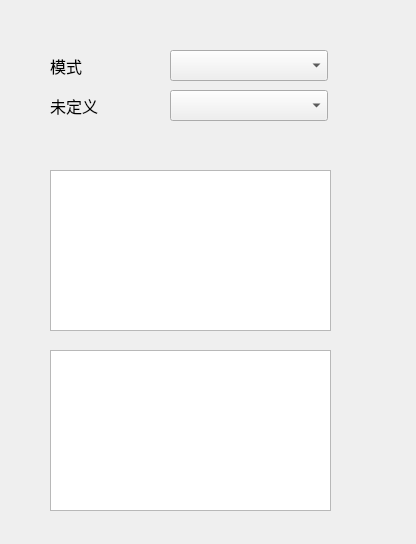
<?xml version="1.0" encoding="UTF-8"?>
<ui version="4.0">
 <class>ConfigWindow</class>
 <widget class="QWidget" name="ConfigWindow">
  <property name="geometry">
   <rect>
    <x>0</x>
    <y>0</y>
    <width>416</width>
    <height>544</height>
   </rect>
  </property>
  <property name="windowTitle">
   <string>Form</string>
  </property>
  <widget class="QComboBox" name="comboBox">
   <property name="geometry">
    <rect>
     <x>170</x>
     <y>50</y>
     <width>158</width>
     <height>31</height>
    </rect>
   </property>
  </widget>
  <widget class="QLabel" name="label">
   <property name="geometry">
    <rect>
     <x>50</x>
     <y>50</y>
     <width>61</width>
     <height>31</height>
    </rect>
   </property>
   <property name="font">
    <font>
     <family>Noto Sans CJK SC</family>
     <pointsize>12</pointsize>
     <weight>50</weight>
     <bold>false</bold>
    </font>
   </property>
   <property name="styleSheet">
    <string notr="true"/>
   </property>
   <property name="text">
    <string>模式</string>
   </property>
  </widget>
  <widget class="QLabel" name="label_2">
   <property name="geometry">
    <rect>
     <x>50</x>
     <y>90</y>
     <width>91</width>
     <height>31</height>
    </rect>
   </property>
   <property name="font">
    <font>
     <family>Noto Sans CJK SC</family>
     <pointsize>12</pointsize>
     <weight>50</weight>
     <bold>false</bold>
    </font>
   </property>
   <property name="text">
    <string>未定义</string>
   </property>
  </widget>
  <widget class="QComboBox" name="comboBox_2">
   <property name="geometry">
    <rect>
     <x>170</x>
     <y>90</y>
     <width>158</width>
     <height>31</height>
    </rect>
   </property>
   <property name="editable">
    <bool>false</bool>
   </property>
  </widget>
  <widget class="QListView" name="listView">
   <property name="geometry">
    <rect>
     <x>50</x>
     <y>170</y>
     <width>281</width>
     <height>161</height>
    </rect>
   </property>
  </widget>
  <widget class="QListView" name="listView_2">
   <property name="geometry">
    <rect>
     <x>50</x>
     <y>350</y>
     <width>281</width>
     <height>161</height>
    </rect>
   </property>
  </widget>
 </widget>
 <resources/>
 <connections/>
</ui>
